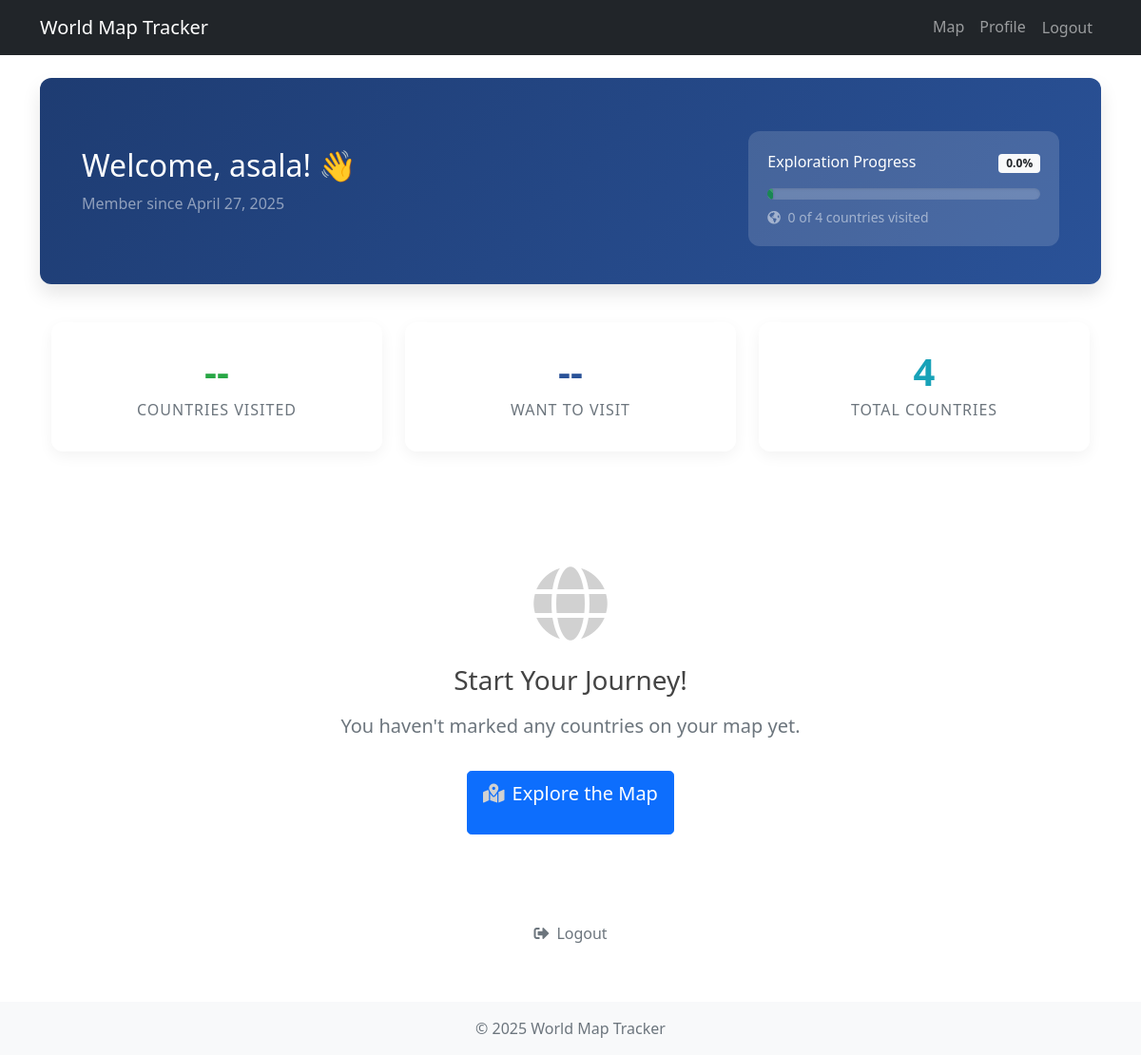
The app's page /users/profile/ (signed in), older data.
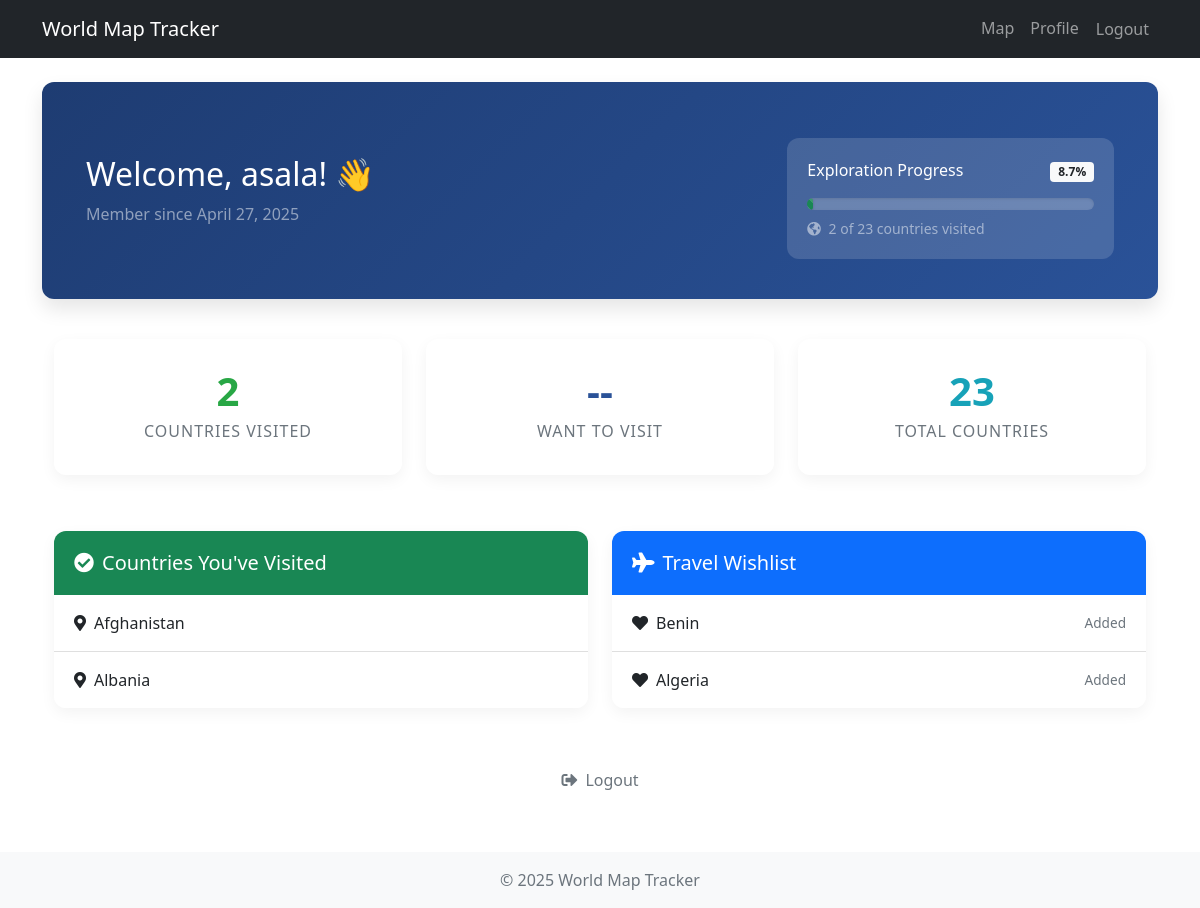
The same page, newer data.
### countries/models.py (models this page shows, shortened)
class Visit(models.Model):
    STATUS_CHOICES = [
        ('visited', 'Visited'),
        ('want_to_visit', 'Want to Visit'),
    ]
    user = models.ForeignKey(
        User,
        on_delete=models.CASCADE,
        related_name='visits'
    )
    country = models.ForeignKey(
        Country,
        on_delete=models.CASCADE,
        related_name='visits'
    )
    status = models.CharField(
        max_length=20,
        choices=STATUS_CHOICES,
        db_index=True  # Add index for better query performance
    )
    created_at = models.DateTimeField(auto_now_add=True)
    updated_at = models.DateTimeField(auto_now=True)
    class Meta:
        unique_together = ['user', 'country']
        ordering = ['-updated_at']
        indexes = [
            models.Index(fields=['user', 'status']),  # Add composite index
        ]

class Country(models.Model):
    name = models.CharField(max_length=100)
    iso_code = models.CharField(max_length=3, unique=True)
    class Meta:
        verbose_name_plural = "Countries"
        ordering = ['name']

### users/views.py (the view)
# urls.py: path('profile/', views.profile_view, name='profile'),
@login_required
def profile_view(request):
    try:
        visits = Visit.objects.filter(user=request.user)
        visited_count = visits.filter(status='visited').count()
        want_to_visit_count = visits.filter(status='want_to_visit').count()
        total_countries = Country.objects.count()
        remaining_count = total_countries - (visited_count + want_to_visit_count)
        completion_percentage = (visited_count / total_countries) * 100 if total_countries > 0 else 0
        stats = [
            {'value': visited_count, 'label': 'Countries Visited', 'color': 'text-success'},
            {'value': want_to_visit_count, 'label': 'Wish List', 'color': 'text-primary'},
            {'value': remaining_count, 'label': 'Left to Explore', 'color': 'text-info'},
        ]
        context = {
            'visits': visits,
            'stats': stats,
            'completion_percentage': completion_percentage,
            'total_countries': total_countries,
            'visited_count': visited_count,
        }
        return render(request, 'users/profile.html', context)
    except Exception as e:
        return render(request, 'users/profile.html', {
            'error': 'Unable to load profile data. Please try again later.',
        })

### templates/users/profile.html (shortened to what this page needs)
{% extends 'base.html' %}
{% load static %}
{% block content %}
<div class="profile-header" id="profile-header" {% if not user %}style="display: none;"{% endif %}>
    <div class="container">
        <div class="row align-items-center">
            <div class="col-md-8">
                <h2 class="mb-0">Welcome, {{ user.username }}! 👋</h2>
                <p class="mb-0 mt-2 text-white-50">Member since {{ user.date_joined|date:"F j, Y" }}</p>
            </div>
            <div class="col-md-4">
                <div class="progress-wrapper">
                    <div class="d-flex justify-content-between align-items-center">
                        <p class="mb-1">Exploration Progress</p>
                        <span class="badge bg-light text-dark">{{ completion_percentage|default:0|floatformat:1 }}%</span>
                    </div>
                    <div class="progress">
                        <div class="progress-bar bg-success" role="progressbar"
                             aria-valuenow="{{ completion_percentage|default:0 }}"
                             aria-valuemin="0"
                             aria-valuemax="100">
                        </div>
                    </div>
                    <small class="text-white-50 mt-2 d-block">
                        <i class="fas fa-globe-americas me-1"></i> {{ visited_count }} of {{ total_countries }} countries visited
                    </small>
                </div>
            </div>
        </div>
    </div>
</div>
<div class="container">
    <div class="row mb-4">
        <div class="col-md-4">
            <div class="stats-card {% if not visited_count %}loading{% endif %}">
                <div class="stats-number color-success">
                    {{ visited_count|default:"--" }}
                </div>
                <p class="stats-label">Countries Visited</p>
            </div>
        </div>
        <div class="col-md-4">
            <div class="stats-card {% if not want_to_visit_count %}loading{% endif %}">
                <div class="stats-number color-primary">
                    {{ want_to_visit_count|default:"--" }}
                </div>
                <p class="stats-label">Want to Visit</p>
            </div>
        </div>
        <div class="col-md-4">
            <div class="stats-card {% if not total_countries %}loading{% endif %}">
                <div class="stats-number color-info">
                    {{ total_countries|default:"--" }}
                </div>
                <p class="stats-label">Total Countries</p>
            </div>
        </div>
    </div>
    {% if visits %}
    <div class="row">
        <div class="col-md-6">
            <div class="country-card">
                <div class="card-header bg-success text-white">
                    <h5 class="mb-0"><i class="fas fa-check-circle me-2"></i>Countries You've Visited</h5>
                </div>
                <div class="card-body p-0">
                    <ul class="list-group list-group-flush country-list">
                        {% for visit in visits %}
                            {% if visit.status == 'visited' %}
                                <li class="list-group-item">
                                    <span><i class="fas fa-map-marker-alt me-2"></i>{{ visit.country.name }}</span>
                                </li>
                            {% endif %}
                        {% empty %}
                            <li class="list-group-item text-center text-muted">No countries visited yet</li>
                        {% endfor %}
                    </ul>
                </div>
            </div>
        </div>
        <div class="col-md-6">
            <div class="country-card">
                <div class="card-header bg-primary text-white">
                    <h5 class="mb-0"><i class="fas fa-plane me-2"></i>Travel Wishlist</h5>
                </div>
                <div class="card-body p-0">
                    <ul class="list-group list-group-flush country-list">
                        {% for visit in visits %}
                            {% if visit.status == 'want_to_visit' %}
                                <li class="list-group-item">
                                    <span><i class="fas fa-heart me-2"></i>{{ visit.country.name }}</span>
                                    <span class="visited-date">Added {{ visit.visited_at|date:"M j, Y" }}</span>
                                </li>
                            {% endif %}
                        {% empty %}
                            <li class="list-group-item text-center text-muted">No countries in your wishlist yet</li>
                        {% endfor %}
                    </ul>
                </div>
            </div>
        </div>
    </div>
    {% else %}
    <div class="empty-state">
        <i class="fas fa-globe fa-5x"></i>
        <h3>Start Your Journey!</h3>
        <p class="lead">You haven't marked any countries on your map yet.</p>
        <a href="{% url 'countries:map' %}" class="btn btn-primary btn-lg">
            <i class="fas fa-map-marked-alt me-2"></i>Explore the Map
        </a>
    </div>
    {% endif %}
    <div class="text-center">
        <a href="{% url 'users:logout' %}" class="logout-btn">
            <i class="fas fa-sign-out-alt"></i>Logout
        </a>
    </div>
</div>
{% endblock %}

### templates/base.html (shortened to what this page needs)
<!DOCTYPE html>
<html lang="en">
<head>
    <link rel="stylesheet" href="https://unpkg.com/leaflet@1.9.4/dist/leaflet.css"
/>
    <link href="https://cdn.jsdelivr.net/npm/bootstrap@5.1.3/dist/css/bootstrap.min.css" rel="stylesheet">
    {% load static %}
    <link rel="stylesheet" href="{% static 'css/styles.css' %}">
    <link rel="stylesheet" href="https://cdnjs.cloudflare.com/ajax/libs/font-awesome/5.15.4/css/all.min.css">
</head>
<body>
    <nav class="navbar navbar-expand-lg navbar-dark bg-dark">
        <div class="container">
            <a class="navbar-brand" href="{% url 'countries:map' %}">World Map Tracker</a>
            <div class="collapse navbar-collapse" id="navbarNav">
                <ul class="navbar-nav ms-auto">
                    <li class="nav-item">
                        <a class="nav-link" href="{% url 'countries:map' %}">Map</a>
                    </li>
                    {% if user.is_authenticated %}
                    <li class="nav-item">
                        <a class="nav-link" href="{% url 'users:profile' %}">Profile</a>
                    </li>
                    <li class="nav-item">
                        <form method="post" action="{% url 'users:logout' %}" class="nav-item">
                            <button type="submit" class="btn btn-link nav-link">Logout</button>
                        </form>
                    </li>
                    {% endif %}
                </ul>
            </div>
        </div>
    </nav>
    <div class="container mt-4">
        {% block content %}{% endblock %}
    </div>
    <footer class="footer mt-auto py-3 bg-light">
        <div class="container text-center">
            <span class="text-muted">© 2025 World Map Tracker</span>
        </div>
    </footer>
</body>
</html>

### static/css/styles.css (style rules this page uses)
body { min-height: 100vh; display: flex; flex-direction: column; }
.footer { margin-top: auto; }
.card-header { border-bottom: none; }
.card-body { max-height: 300px; overflow-y: auto; }
.badge { cursor: pointer; transition: all 0.2s; }
.list-group-item { display: flex; justify-content: space-between; align-items: center; transition: background-color 0.2s; }

Row changes from the older to the newer data that the page shows:
added Visit: country.name "Afghanistan", shown under "Countries You've Visited"
added Visit: country.name "Albania", shown under "Countries You've Visited"
added Visit: country.name "Benin", shown under "Travel Wishlist"
added Visit: country.name "Algeria", shown under "Travel Wishlist"
Text that changed along with them:
{{ completion_percentage|default:0|floatformat:1 }}: "0.0" → "8.7"
{{ visited_count }}: "0" → "2"
{{ total_countries }}: "4" → "23"
{{ visited_count|default:"--" }}: "--" → "2"
{{ total_countries|default:"--" }}: "4" → "23"
text no longer shown: "Start Your Journey! You haven't marked any countries on your map yet. Explore the Map"
text now shown: "Countries You've Visited Travel Wishlist"
